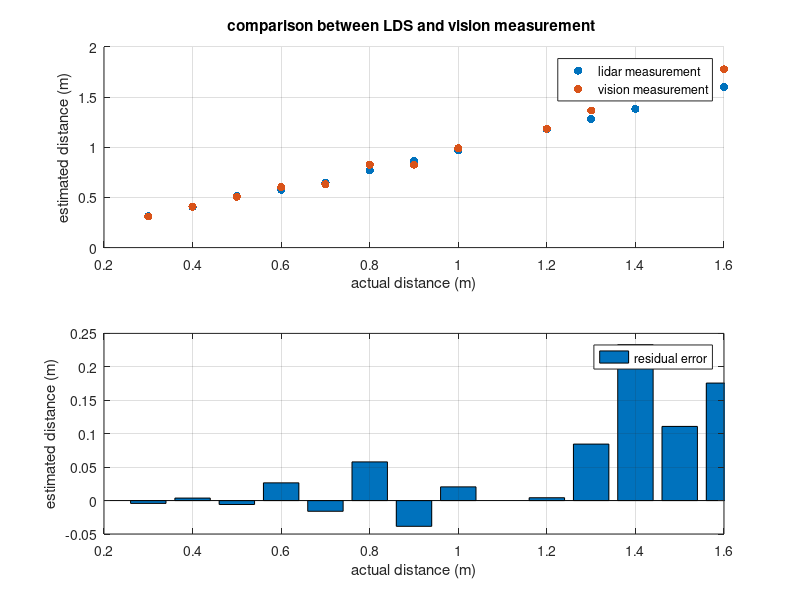

The MATLAB script that drew this image:
%{
x_vis_est = [0.299175381;
0.431957964;
0.504308888;
0.504308888;
0.836328657;
0.931061201;
1.003062847;
1.003062847;
1.09991917;
1.201003318;
1.201003318;
1.493289662;
1.624259247];
%}
x_vis_est = [0.309626268;
0.408367912;
0.506601746;
0.602841822;
0.631934749;
0.82677332;
0.82677332;
0.989604492;
1.185392122;
1.366686639;
1.615033106;
1.615033106;
1.777267847];

x_act = [0.3;
0.4;
0.5;
0.6;
0.7;
0.8;
0.9;
1;
1.2;
1.3;
1.4;
1.5;
1.6];

x_lds_est = [0.31386533;
0.4046438;
0.51245773;
0.57633847;
0.64796746;
0.76893926;
0.86529797;
0.96911395;
1.1811413;
1.2822309;
1.3819406;
1.5041336;
1.6015576];

delta = x_vis_est - x_lds_est;

figure()
ax(1) = subplot(2,1,1);

scatter(x_act, x_lds_est,'filled')
hold on
scatter(x_act, x_vis_est,'filled')
hold off
title('comparison between LDS and vision measurement ')
xlabel('actual distance (m)')
ylabel('estimated distance (m)')
legend('lidar measurement','vision measurement')
grid on
ax(2) = subplot(2,1,2);
bar(x_act, delta)
xlabel('actual distance (m)')
ylabel('estimated distance (m)')
legend('residual error')
grid on
linkaxes(ax,'x')
